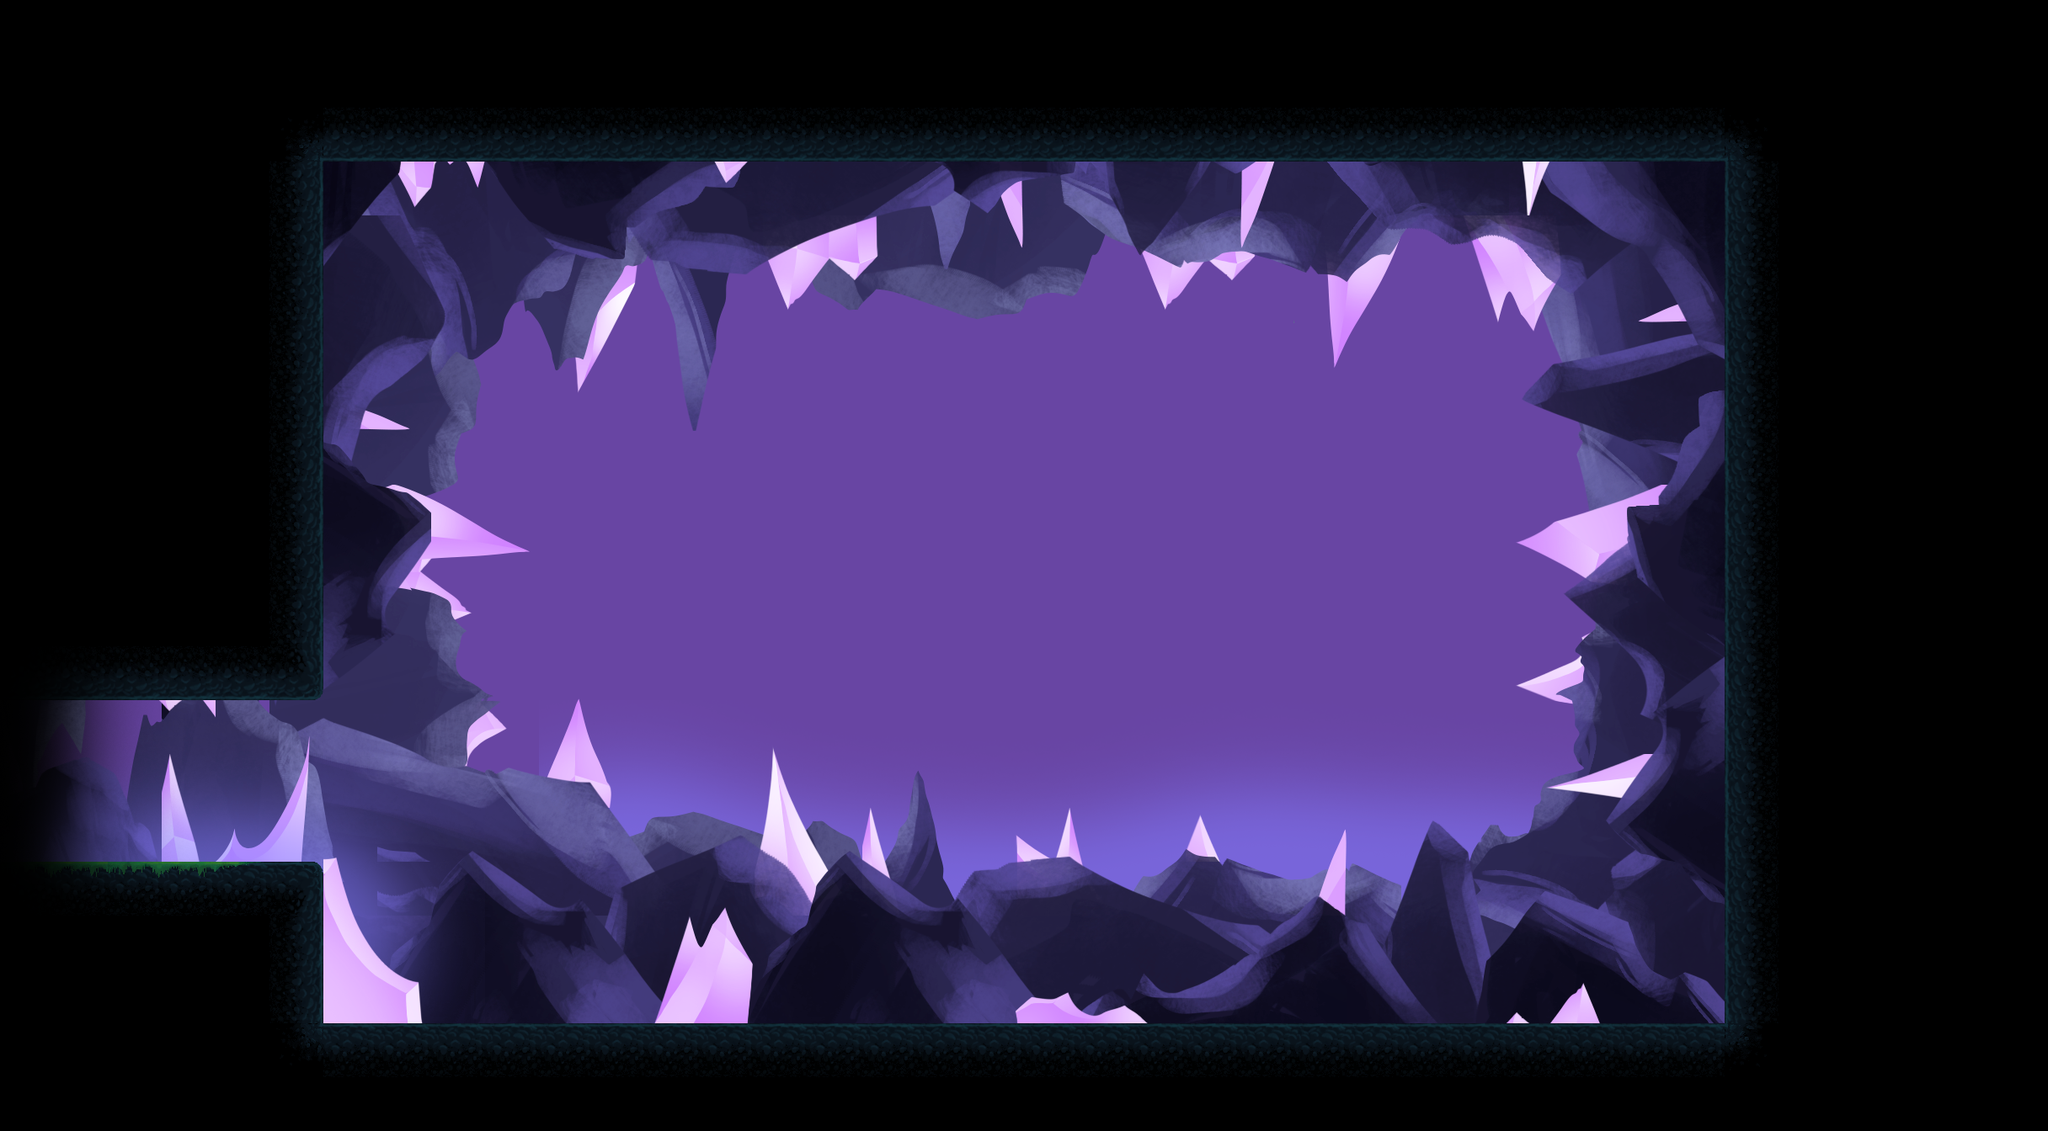

This is a level from a 2D game, rendered from its Tiled map with the project's own tilesets. A one-line summary and the map file follow, with tile-layer data summarised:
An orthogonal 38x21 tile map with 64x64 px tiles, 10 tile layers (Background, Background Fog, Fourth Layer, Rocks Third Layer, ...), 1 hidden layer not drawn, 22 tilesets and 11 objects (Exit, Nullwarden, Door, Plate).

<map version="1.10" tiledversion="1.10.2" orientation="orthogonal" renderorder="right-down" width="38" height="21" tilewidth="64" tileheight="64" infinite="0" nextlayerid="87" nextobjectid="1614">
 <tileset firstgid="1" name="tiles_cave" tilewidth="64" tileheight="64" tilecount="100" columns="10">
  <image source="../Props/tiles_cave.png" width="640" height="640" />
 </tileset>
 <tileset firstgid="101" name="rocas1" tilewidth="64" tileheight="64" tilecount="480" columns="30">
  <image source="../Environment/rocas1.png" width="1920" height="1080" />
 </tileset>
 <tileset firstgid="581" name="rocas2" tilewidth="64" tileheight="64" tilecount="480" columns="30">
  <image source="../Environment/rocas2.png" width="1920" height="1080" />
 </tileset>
 <tileset firstgid="1061" name="rocas3" tilewidth="64" tileheight="64" tilecount="480" columns="30">
  <image source="../Environment/rocas3.png" width="1920" height="1080" />
 </tileset>
 <tileset firstgid="1541" name="Fondo_cueva" tilewidth="64" tileheight="64" tilecount="480" columns="30">
  <image source="../Environment/Fondo_cueva.png" width="1920" height="1080" />
 </tileset>
 <tileset firstgid="2021" name="niebla_fondo" tilewidth="64" tileheight="64" tilecount="480" columns="30">
  <image source="../Environment/niebla_fondo.png" width="1920" height="1080" />
 </tileset>
 <tileset firstgid="2501" name="piedras_columnas0" tilewidth="64" tileheight="64" tilecount="480" columns="30">
  <image source="../Environment/piedras_columnas0.png" width="1920" height="1080" />
 </tileset>
 <tileset firstgid="2981" name="piedras0" tilewidth="64" tileheight="64" tilecount="480" columns="30">
  <image source="../Environment/piedras0.png" width="1920" height="1080" />
 </tileset>
 <tileset firstgid="3461" name="spike3" tilewidth="64" tileheight="64" tilecount="4" columns="2">
  <image source="../Props/spike3.png" width="128" height="128" />
 </tileset>
 <tileset firstgid="3465" name="SecretCave_Background_Fog" tilewidth="64" tileheight="64" tilecount="480" columns="30">
  <image source="../Environment/SecretCave_Background_Fog.png" width="1920" height="1080" />
 </tileset>
 <tileset firstgid="3945" name="SecretCave_Cristals" tilewidth="64" tileheight="64" tilecount="480" columns="30">
  <image source="../Environment/SecretCave_Cristals.png" width="1920" height="1080" />
 </tileset>
 <tileset firstgid="4425" name="SecretCave_Fog1" tilewidth="64" tileheight="64" tilecount="480" columns="30">
  <image source="../Environment/SecretCave_Fog1.png" width="1920" height="1080" />
 </tileset>
 <tileset firstgid="4905" name="SecretCave_Stones1" tilewidth="64" tileheight="64" tilecount="480" columns="30">
  <image source="../Environment/SecretCave_Stones1.png" width="1920" height="1080" />
 </tileset>
 <tileset firstgid="5385" name="SecretCave_Stones2" tilewidth="64" tileheight="64" tilecount="480" columns="30">
  <image source="../Environment/SecretCave_Stones2.png" width="1920" height="1080" />
 </tileset>
 <tileset firstgid="5865" name="SecretCave_Stones3" tilewidth="64" tileheight="64" tilecount="480" columns="30">
  <image source="../Environment/SecretCave_Stones3.png" width="1920" height="1080" />
 </tileset>
 <tileset firstgid="6345" name="SecretCave_Stones4" tilewidth="64" tileheight="64" tilecount="480" columns="30">
  <image source="../Environment/SecretCave_Stones4.png" width="1920" height="1080" />
 </tileset>
 <tileset firstgid="6825" name="SecretCave_Background1" tilewidth="64" tileheight="64" tilecount="480" columns="30">
  <image source="../Environment/SecretCave_Background1.png" width="1920" height="1080" />
 </tileset>
 <tileset firstgid="7305" name="SecretCave_Fog2" tilewidth="64" tileheight="64" tilecount="480" columns="30">
  <image source="../Environment/SecretCave_Fog2.png" width="1920" height="1080" />
 </tileset>
 <tileset firstgid="7785" name="MapMetadata" tilewidth="64" tileheight="64" tilecount="2" columns="2">
  <image source="MapMetadata.png" width="128" height="64" />
 </tileset>
 <tileset firstgid="7787" name="Bolas(128x530)" tilewidth="64" tileheight="64" tilecount="16" columns="8">
  <image source="../Props/Bolas(128x530).png" width="512" height="128" />
 </tileset>
 <tileset firstgid="7803" name="tiles_cave2" tilewidth="64" tileheight="64" tilecount="100" columns="10">
  <image source="../Props/tiles_cave2.png" trans="ff00ff" width="640" height="640" />
 </tileset>
 <tileset firstgid="7903" name="Prueba_change" tilewidth="64" tileheight="64" tilecount="1140" columns="30">
  <image source="../Props/Prueba_change.png" trans="ff00ff" width="1920" height="2444" />
 </tileset>
 <layer id="44" name="Background" width="38" height="21" parallaxx="0" parallaxy="0">
  <properties>
   <property name="Draw" type="bool" value="true" />
  </properties>
  <data>[798 cells, 578 non-empty, 40 distinct tile ids]</data>
 </layer>
 <layer id="75" name="Background Fog" width="38" height="21">
  <properties>
   <property name="Draw" type="bool" value="true" />
  </properties>
  <data>[798 cells, 247 non-empty, 199 distinct tile ids]</data>
 </layer>
 <layer id="76" name="Fourth Layer" width="38" height="21">
  <properties>
   <property name="Draw" type="bool" value="true" />
  </properties>
  <data>[798 cells, 327 non-empty, 180 distinct tile ids]</data>
 </layer>
 <layer id="48" name="Rocks Third Layer" width="38" height="21" parallaxx="0" parallaxy="0">
  <properties>
   <property name="Draw" type="bool" value="true" />
  </properties>
  <data>[798 cells, 417 non-empty, 271 distinct tile ids]</data>
 </layer>
 <layer id="47" name="Rocks Second Layer" width="38" height="21" parallaxx="0" parallaxy="0">
  <properties>
   <property name="Draw" type="bool" value="true" />
  </properties>
  <data>[798 cells, 410 non-empty, 253 distinct tile ids]</data>
 </layer>
 <layer id="45" name="Rocks First Layer" width="38" height="21" parallaxx="0" parallaxy="0">
  <properties>
   <property name="Draw" type="bool" value="true" />
  </properties>
  <data>[798 cells, 384 non-empty, 200 distinct tile ids]</data>
 </layer>
 <layer id="77" name="Fog1" width="38" height="21">
  <properties>
   <property name="Draw" type="bool" value="true" />
  </properties>
  <data>[798 cells, 63 non-empty, 63 distinct tile ids]</data>
 </layer>
 <layer id="23" name="Platforms" width="38" height="21" parallaxx="0" parallaxy="0">
  <properties>
   <property name="Draw" type="bool" value="true" />
   <property name="Forward" type="bool" value="false" />
  </properties>
  <data>[798 cells, 398 non-empty, 50 distinct tile ids]</data>
 </layer>
 <layer id="86" name="Lights" width="38" height="21">
  <data>[798 cells, 28 non-empty, 28 distinct tile ids]</data>
 </layer>
 <layer id="54" name="Forward_Layer" width="38" height="21" parallaxx="0" parallaxy="0">
  <properties>
   <property name="Draw" type="bool" value="true" />
   <property name="Forward" type="bool" value="true" />
  </properties>
  <data>[798 cells, 0 non-empty, 0 distinct tile ids]</data>
 </layer>
 <layer id="81" name="Navigation" width="38" height="21" visible="0">
  <properties>
   <property name="Navigation" type="bool" value="true" />
  </properties>
  <data>[798 cells, 88 non-empty, 1 distinct tile ids]</data>
 </layer>
 <objectgroup id="25" name="Doors">
  <properties>
   <property name="Doors" type="bool" value="true" />
  </properties>
  <!-- 1 objects omitted --></objectgroup>
 <objectgroup id="79" name="Props" />
 <objectgroup id="26" name="Collisions">
  <!-- 4 objects omitted --></objectgroup>
 <objectgroup id="85" name="Wall">
  <!-- 2 objects omitted --></objectgroup>
 <objectgroup id="84" name="Spikes" />
 <objectgroup id="80" name="Enemies">
  <!-- 1 objects omitted --></objectgroup>
 <objectgroup id="82" name="PressureSystem">
  <!-- 2 objects omitted --></objectgroup>
 <objectgroup id="83" name="Props" />
 <objectgroup id="58" name="Wall">
  <!-- 1 objects omitted --></objectgroup>
</map>
<!-- 11 of 11 objects omitted -->
